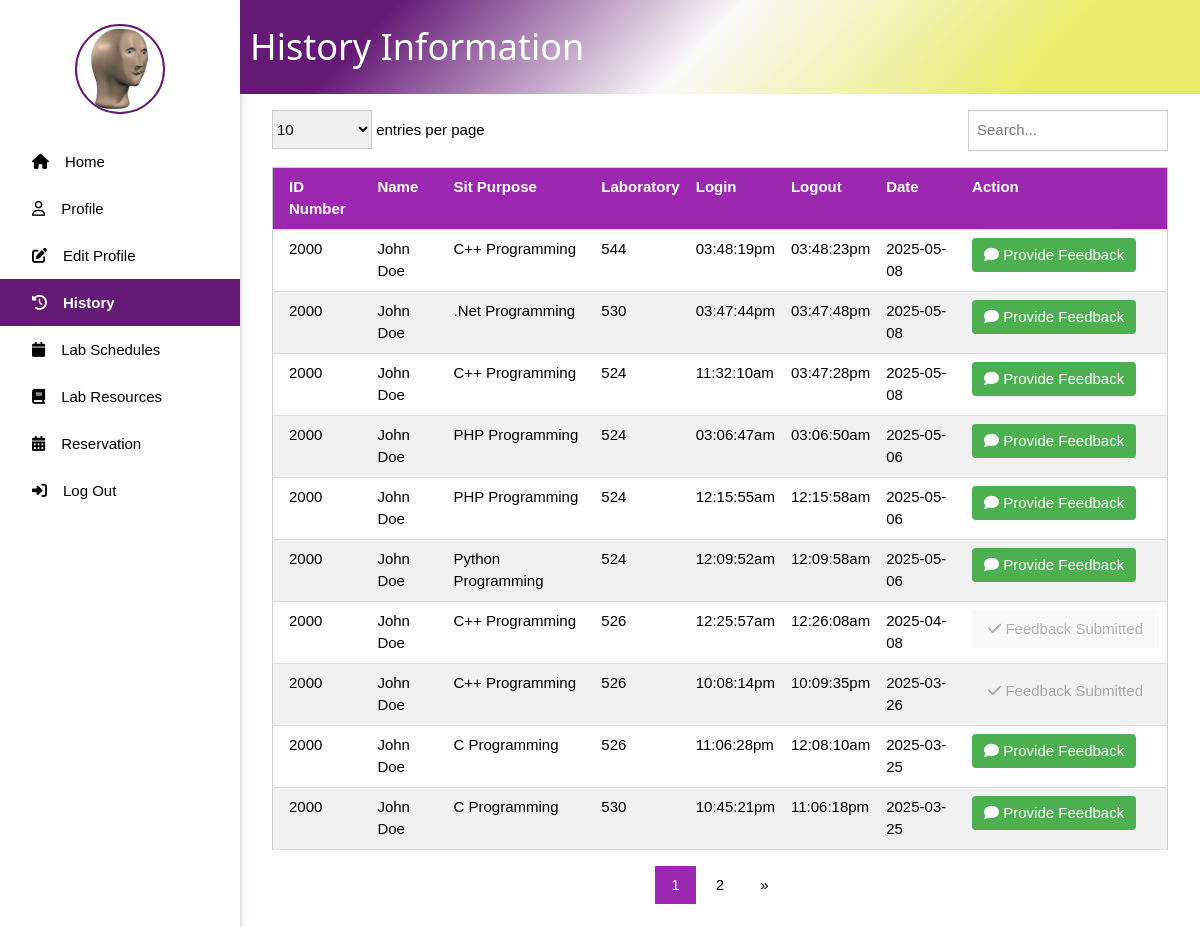
Page /history.php (signed in) on the earlier database version.
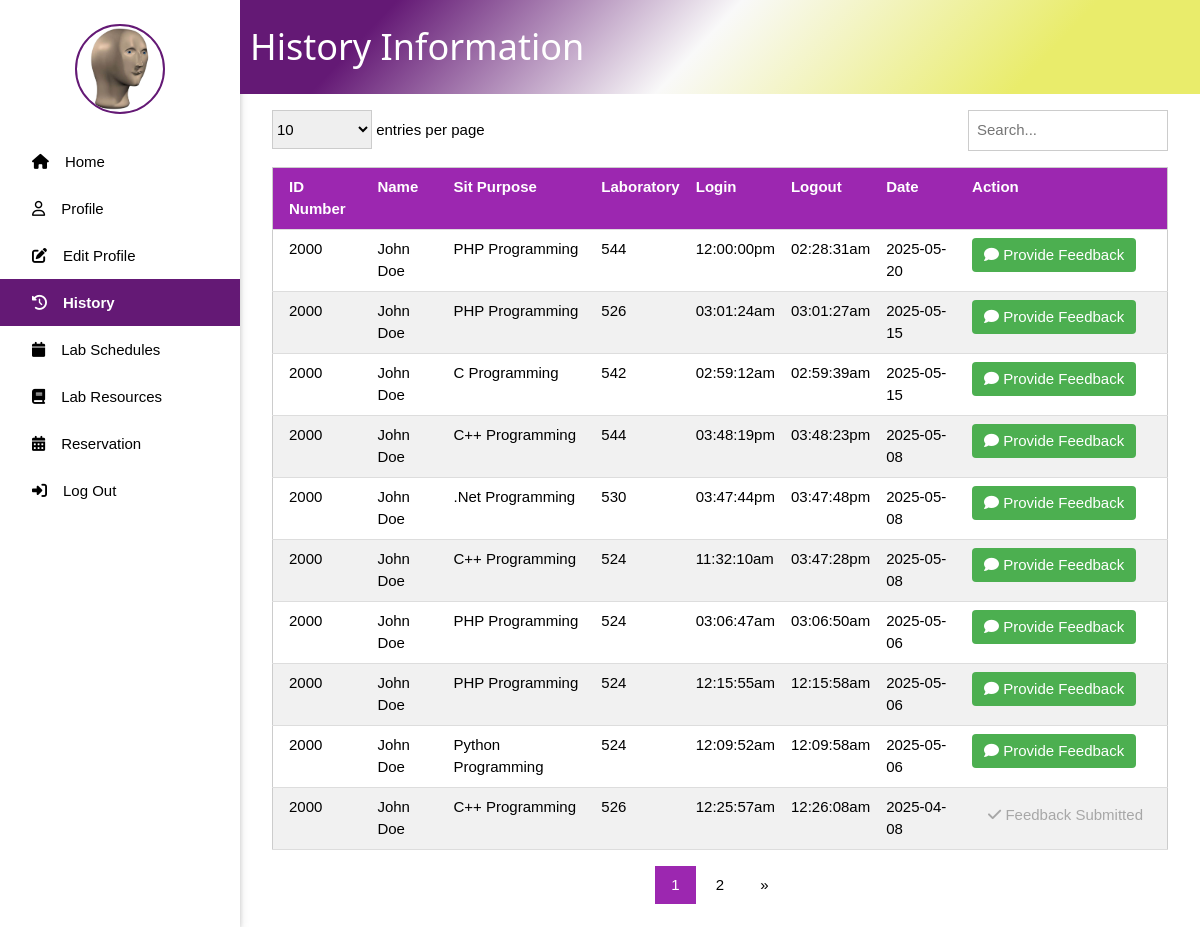
Same page on the later database version.
### tables this page shows
CREATE TABLE `sitin_records` (
  `ID` int(11) NOT NULL,
  `IDNO` int(11) NOT NULL,
  `PURPOSE` varchar(255) NOT NULL,
  `LABORATORY` varchar(255) NOT NULL,
  `TIME_IN` datetime NOT NULL DEFAULT current_timestamp(),
  `TIME_OUT` datetime DEFAULT NULL
);

CREATE TABLE `feedback` (
  `ID` int(11) NOT NULL,
  `SITIN_RECORD_ID` int(11) NOT NULL,
  `STUDENT_ID` varchar(50) NOT NULL,
  `RATING` int(1) NOT NULL,
  `COMMENT` text DEFAULT NULL,
  `CREATED_AT` timestamp NOT NULL DEFAULT current_timestamp()
);

### history.php (the view, shortened to what the changed rows need)
<?php
include 'connect.php';
$user = isset($_SESSION['user']) ? $_SESSION['user'] : null;
$records_per_page = isset($_GET['entries']) ? (int)$_GET['entries'] : 10;
$page = isset($_GET['page']) ? (int)$_GET['page'] : 1;
$offset = ($page - 1) * $records_per_page;
$search = isset($_GET['search']) ? $conn->real_escape_string($_GET['search']) : '';
$search_condition = " WHERE s.IDNO = " . $user['IDNO'] . " AND s.TIME_OUT IS NOT NULL";
$total_records_query = "SELECT COUNT(*) as count FROM sitin_records s" . $search_condition;
$total_records_result = $conn->query($total_records_query);
$total_records = $total_records_result->fetch_assoc()['count'];
$total_pages = ceil($total_records / $records_per_page);
$sql = "SELECT s.*,
        CONCAT(u.FIRSTNAME, ' ', COALESCE(u.MIDDLENAME, ''), ' ', u.LASTNAME) as NAME,
        f.ID as FEEDBACK_ID,
        f.RATING as FEEDBACK_RATING
        FROM sitin_records s
        LEFT JOIN user u ON s.IDNO = u.IDNO
        LEFT JOIN feedback f ON s.ID = f.SITIN_RECORD_ID AND f.STUDENT_ID = s.IDNO" .
        $search_condition .
        " ORDER BY s.TIME_IN DESC LIMIT $offset, $records_per_page";
$result = $conn->query($sql);
?>
<!DOCTYPE html>
<html lang="en">
<head>
    <link rel="stylesheet" href="w3.css">
    <link rel="stylesheet" href="side_nav.css">
</head>
<body>
    <div style="margin-left:20%">
        <div class="title_page w3-container" style="display: flex; align-items: center;">
            <h1 style="margin-left: 10px; color: #ffff;">History Information</h1>
        </div>
        <div class="w3-container w3-margin">
            <div class="w3-responsive">
                <table class="w3-table-all w3-margin-top">
                    <thead>
                        <tr class="w3-purple">
                            <th>ID Number</th>
                            <th>Name</th>
                            <th>Sit Purpose</th>
                            <th>Laboratory</th>
                            <th>Login</th>
                            <th>Logout</th>
                            <th>Date</th>
                            <th>Action</th>
                        </tr>
                    </thead>
                    <tbody>
                        <?php if ($result->num_rows > 0): ?>
                            <?php while($row = $result->fetch_assoc()): ?>
                                <tr>
                                    <td><?php echo htmlspecialchars($row['IDNO']); ?></td>
                                    <td><?php echo htmlspecialchars($row['NAME']); ?></td>
                                    <td><?php echo htmlspecialchars($row['PURPOSE']); ?></td>
                                    <td><?php echo htmlspecialchars($row['LABORATORY']); ?></td>
                                    <td><?php echo htmlspecialchars(date('h:i:sa', strtotime($row['TIME_IN']))); ?></td>
                                    <td><?php echo $row['TIME_OUT'] ? htmlspecialchars(date('h:i:sa', strtotime($row['TIME_OUT']))) : ''; ?></td>
                                    <td><?php echo htmlspecialchars(date('Y-m-d', strtotime($row['TIME_IN']))); ?></td>
                                    <td>
                                        <?php if ($row['FEEDBACK_ID']): ?>
                                            <button class="w3-button w3-disabled w3-light-grey" disabled>
                                                <i class="fa-solid fa-check"></i> Feedback Submitted
                                            </button>
                                        <?php else: ?>
                                            <button class="feedback-btn" onclick="provideFeedback('<?php echo $row['ID']; ?>')">
                                                <i class="fa-solid fa-comment"></i> Provide Feedback
                                            </button>
                                        <?php endif; ?>
                                    </td>
                                </tr>
                            <?php endwhile; ?>
                        <?php else: ?>
                            <tr>
                                <td colspan="8" class="w3-center">No records found</td>
                            </tr>
                        <?php endif; ?>
                    </tbody>
                </table>
            </div>
            <div class="w3-center w3-margin-top">
                <div class="w3-bar">
                    <?php
                    $start_page = max(1, $page - 2);
                    $end_page = min($total_pages, $page + 2);
                    for ($i = $start_page; $i <= $end_page; $i++):
                    ?>
                        <a href="?page=<?php echo $i; ?>&entries=<?php echo $records_per_page; ?>&search=<?php echo urlencode($search); ?>"
                           class="w3-button <?php echo $i == $page ? 'w3-purple' : ''; ?>"><?php echo $i; ?></a>
                    <?php endfor; ?>
                    <?php if ($page < $total_pages): ?>
                        <a href="?page=<?php echo $total_pages; ?>&entries=<?php echo $records_per_page; ?>&search=<?php echo urlencode($search); ?>"
                           class="w3-button">&raquo;</a>
                    <?php endif; ?>
                </div>
            </div>
        </div>
    </div>
</body>
</html>

Differences in the rows shown:
no longer on this page (row unchanged): feedback: SITIN_RECORD_ID.IDNO "2000", NAME "John Doe", SITIN_RECORD_ID.PURPOSE "C++ Programming", SITIN_RECORD_ID.LABORATORY "526", SITIN_RECORD_ID.TIME_IN "10:08:14pm", SITIN_RECORD_ID.TIME_OUT "10:09:35pm", SITIN_RECORD_ID.TIME_IN "2025-03-26", shows "Feedback Submitted"
no longer on this page (row unchanged): sitin_records: IDNO "2000", NAME "John Doe", PURPOSE "C Programming", LABORATORY "526", TIME_IN "11:06:28pm", TIME_OUT "12:08:10am", TIME_IN "2025-03-25"
no longer on this page (row unchanged): sitin_records: IDNO "2000", NAME "John Doe", PURPOSE "C Programming", LABORATORY "530", TIME_IN "10:45:21pm", TIME_OUT "11:06:18pm", TIME_IN "2025-03-25"
added sitin_records: IDNO "2000", NAME "John Doe", PURPOSE "PHP Programming", LABORATORY "544", TIME_IN "12:00:00pm", TIME_OUT "02:28:31am", TIME_IN "2025-05-20"
added sitin_records: IDNO "2000", NAME "John Doe", PURPOSE "PHP Programming", LABORATORY "526", TIME_IN "03:01:24am", TIME_OUT "03:01:27am", TIME_IN "2025-05-15"
added sitin_records: IDNO "2000", NAME "John Doe", PURPOSE "C Programming", LABORATORY "542", TIME_IN "02:59:12am", TIME_OUT "02:59:39am", TIME_IN "2025-05-15"
